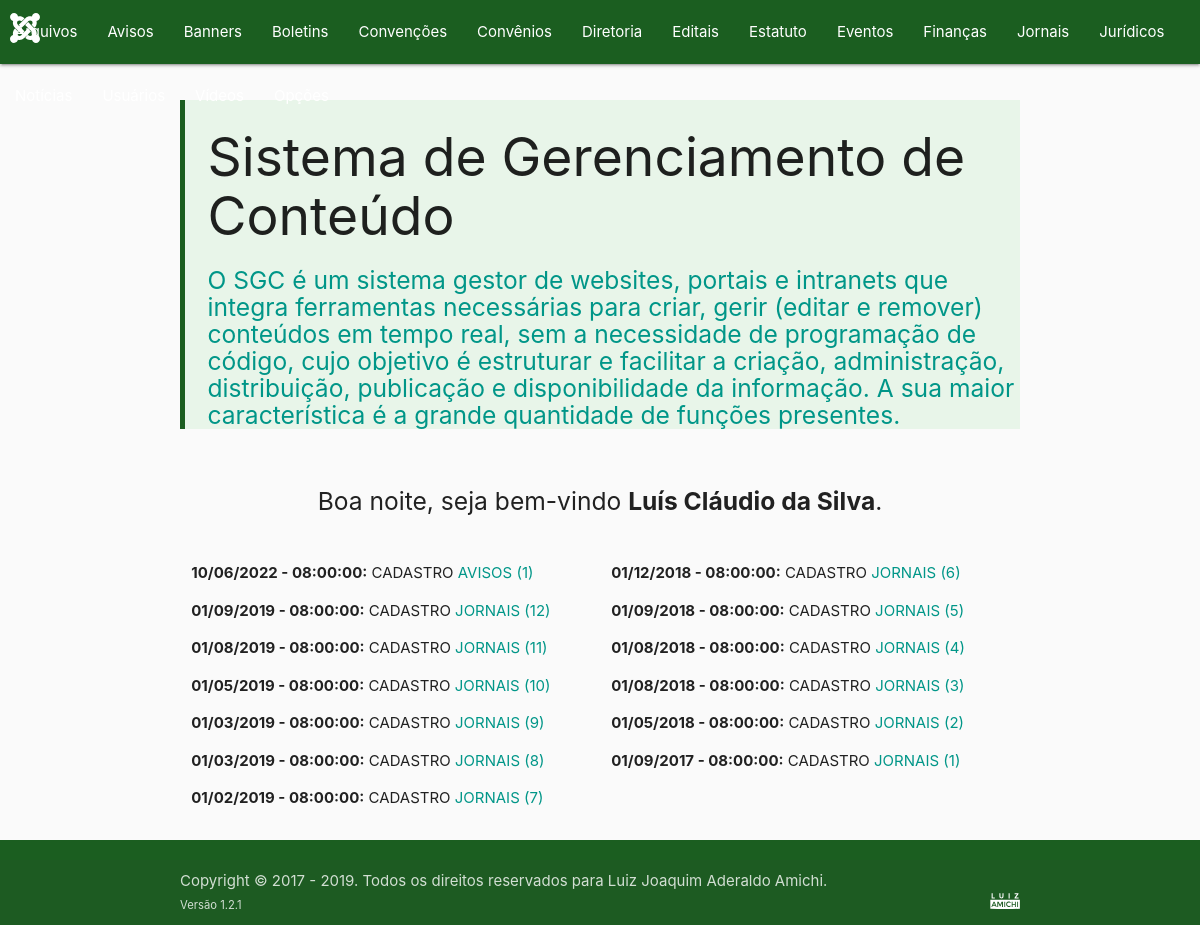
Page /sgc/index.php (signed in) on the committed database.
### tables this page shows
CREATE TABLE IF NOT EXISTS `REGISTROS` (
	`ID` INT NOT NULL AUTO_INCREMENT PRIMARY KEY,
	`OPERACAO` VARCHAR(16) NOT NULL,
	`TABELA` VARCHAR(16) NOT NULL,
	`ERRO` VARCHAR(512) NULL,
	`REGISTRO` INT NOT NULL,
	`USUARIO` INT NOT NULL,
	`DATA` TIMESTAMP NOT NULL DEFAULT CURRENT_TIMESTAMP
);

### sgc/dao.php (called while the page is built, shortened)
<?php
	function greetings(): string {
		$hour = date('H');
		if($hour >= 0 && $hour < 6) {
			$return = 'Boa madrugada';
		}
		elseif($hour >= 6 && $hour < 12) {
			$return = 'Bom dia';
		}
		elseif($hour >= 12 && $hour < 18) {
			$return = 'Boa tarde';
		}
		else {
			$return = 'Boa noite';
		}
		return $return;
	}
	function mysql(int $tries=MYSQL_MAX_TRIES): ?object {
		try {
			$connection = new mysqli(MYSQL_HOST, MYSQL_USER, MYSQL_PASSWORD, MYSQL_SCHEMA);
			$connection->set_charset('utf8');
		}
		catch(Exception $e) {
			$connection = null;
			if($tries >= 1) {
				return mysql(--$tries);
			}
			else {
				mail('suporte@luizamichi.com.br', 'Sinteemar - Erro de conexão SQL', 'HOST: ' . MYSQL_HOST . PHP_EOL . 'USER: ' . MYSQL_USER . PHP_EOL . 'PASSWORD: ' . MYSQL_PASSWORD . PHP_EOL . 'SCHEMA: ' . MYSQL_SCHEMA . PHP_EOL . 'ERRO: ' . $e->getMessage());
			}
		}
		finally {
			return $connection;
		}
	}
	function sqlRead(string $table, string $condition=null, bool $unique=false): array {
		$query = 'SELECT @ROW_NUMBER := @ROW_NUMBER + 1 AS ROWNUM, 1 FIX, ' . $table . '.* FROM ' . $table . ', (SELECT @ROW_NUMBER := 0) AS RN WHERE 1 = 1' . ($condition ? ' AND ' . $condition : '') . ';';
		$rows = [];
		if($execution = sqlQuery($query)) {
			if($execution->num_rows === 1) {
				$rows = $unique ? $execution->fetch_assoc() : [$execution->fetch_assoc()];
			}
			else {
				$rows = $unique ? $execution->fetch_all(MYSQLI_ASSOC)[0] ?? [] : $execution->fetch_all(MYSQLI_ASSOC);
			}
		}
		return $rows;
	}
	function sqlQuery(string $query): mixed {
		if($sql = mysql()) {
			try {
				$result = $sql->query($query);
			}
			catch(Exception $e) {
				mail('suporte@luizamichi.com.br', 'Sinteemar - Erro de consulta SQL', 'CONSULTA: ' . $query . PHP_EOL . 'ERRO: ' . $e->getMessage());
				$result = null;
			}
			finally {
				mysqli_close($sql);
			}
		}
		return $result ?? null;
	}

### sgc/panel.php (the view, shortened to what this page needs)
<!DOCTYPE html>
<html lang="pt-br" style="min-height: 100%; position: relative;">
<head>
	<link href="<?= BASE_URL ?>css/materialize.min.css" rel="stylesheet" type="text/css"/>
	<link href="<?= BASE_URL ?>css/datatables.min.css" rel="stylesheet" type="text/css"/>
	<link href="<?= BASE_URL ?>css/richtext.min.css" rel="stylesheet" type="text/css"/>
	<link href="<?= BASE_URL ?>css/fontawesome.min.css" rel="stylesheet" type="text/css"/>
	<link href="<?= BASE_URL ?>css/dark.css" rel="stylesheet" type="text/css"/>
</head>
<body class="grey lighten-5">
	<nav class="darken-4 green nav-extended">
		<div class="nav-wrapper">
			<a class="brand-logo" href="<?= BASE_URL ?>sgc/panel.php" title="Sistema de Gerenciamento de Conteúdo">
				<img alt="Sistema de Gerenciamento de Conteúdo" loading="lazy" src="<?= BASE_URL ?>img/sgc.svg" style="margin-left: 10px;" width="30"/>
			</a>
			<ul class="hide-on-med-and-down right">
<?php
	foreach(MODELS_TITLES as $m => $model) {
		if(LOGGED_USER[$m] ?? false) {
?>
				<li class="<?= REQUIRED_PAGE === $m ? 'active' : '' ?>">
					<a href="<?= BASE_URL ?>sgc/panel.php?action=LIST&page=<?= $m ?>"><?= $model ?></a>
				</li>
<?php
		}
	}
?>
				<li>
					<a class="dropdown-trigger" data-target="dropdown-menu" href="javascript:void(0)">Opções</a>
				</li>
			</ul>
		</div>
	</nav>
	<div class="container" style="margin-bottom: 100px;">
		<blockquote class="green lighten-5">
			<h2>
				<?= MODELS_TITLES[REQUIRED_PAGE] ?>
			</h2>
			<h5 class="teal-text"><?= REQUIRED_PAGE ? CRUD_SUBTITLE : SYSTEM_DESCRIPTION ?></h5>
		</blockquote>
		<br/>
<?php
	if(!in_array(REQUIRED_PAGE, SYSTEM_MODELS)) {
		$rows = sqlRead(table:'REGISTROS', condition: 'USUARIO = ' . LOGGED_USER['ID'] . ' ORDER BY ID DESC LIMIT 20');
?>
		<h5 class="center-align"><?= greetings() ?>, seja bem-vindo <strong title="Tempo de atividade: <?= substr(number_format(time() - ACTIVE_TIME, 2, '', '.'), 0, -2) ?> segundos"><?= LOGGED_USER['NOME'] ?></strong>.</h5>
		<br/>
		<div class="row">
<?php
		foreach($rows as $r => $row) {
			if(intdiv(count($rows) + 1, 2) === $r || $r === 0) {
?>
			<div class="col m6 s12">
<?php
			}
?>
				<p><strong><?= date('d/m/Y - H:i:s', strtotime($row['DATA'])) ?>:</strong> <?= $row['OPERACAO'] ?> <a class="teal-text" href="<?= BASE_URL ?>sgc/panel.php?action=VIEW&page=<?= $row['TABELA'] ?>&column=ID&value=<?= $row['REGISTRO'] ?>" title="Visualizar registro"><?= $row['TABELA'] . ' (' . $row['REGISTRO'] . ')' ?></a></p>
<?php
			if(intdiv(count($rows) - 1, 2) === $r || count($rows) === $r + 1) {
?>
			</div>
<?php
			}
?>
<?php
		}
?>
		</div>
<?php
	}
?>
	</div>
	<footer class="darken-4 green page-footer" style="bottom: 0; position: absolute; width: 100%; margin: 0;">
		<div class="footer-copyright">
			<div class="container">
				Copyright &copy; 2017 - <?= date('Y') ?>. Todos os direitos reservados para Luiz Joaquim Aderaldo Amichi.
				<br/>
				<small title="Atualização: <?= RELEASE_DATE ?>">Versão <?= SYSTEM_VERSION ?></small>
				<a class="grey-text right text-lighten-4" href="https://luizamichi.com.br" target="_blank" title="Desenvolvido por Luiz Joaquim Aderaldo Amichi">
					<img alt="Luiz Joaquim Aderaldo Amichi" class="mx-2" loading="lazy" src="<?= BASE_URL ?>img/luizamichi.svg" width="30"/>
				</a>
			</div>
		</div>
	</footer>
</body>
</html>

### rows in the picture
registros: DATA "10/06/2022 - 08:00:00", OPERACAO "CADASTRO", TABELA "AVISOS", REGISTRO "1"
registros: DATA "01/09/2019 - 08:00:00", OPERACAO "CADASTRO", TABELA "JORNAIS", REGISTRO "12"
registros: DATA "01/08/2019 - 08:00:00", OPERACAO "CADASTRO", TABELA "JORNAIS", REGISTRO "11"
registros: DATA "01/05/2019 - 08:00:00", OPERACAO "CADASTRO", TABELA "JORNAIS", REGISTRO "10"
registros: DATA "01/03/2019 - 08:00:00", OPERACAO "CADASTRO", TABELA "JORNAIS", REGISTRO "9"
registros: DATA "01/03/2019 - 08:00:00", OPERACAO "CADASTRO", TABELA "JORNAIS", REGISTRO "8"
registros: DATA "01/02/2019 - 08:00:00", OPERACAO "CADASTRO", TABELA "JORNAIS", REGISTRO "7"
registros: DATA "01/12/2018 - 08:00:00", OPERACAO "CADASTRO", TABELA "JORNAIS", REGISTRO "6"
registros: DATA "01/09/2018 - 08:00:00", OPERACAO "CADASTRO", TABELA "JORNAIS", REGISTRO "5"
registros: DATA "01/08/2018 - 08:00:00", OPERACAO "CADASTRO", TABELA "JORNAIS", REGISTRO "4"
registros: DATA "01/08/2018 - 08:00:00", OPERACAO "CADASTRO", TABELA "JORNAIS", REGISTRO "3"
registros: DATA "01/05/2018 - 08:00:00", OPERACAO "CADASTRO", TABELA "JORNAIS", REGISTRO "2"
registros: DATA "01/09/2017 - 08:00:00", OPERACAO "CADASTRO", TABELA "JORNAIS", REGISTRO "1"

### other values in the picture
$model "Arquivos"
$model "Avisos"
$model "Banners"
$model "Boletins"
$model "Convenções"
$model "Convênios"
$model "Diretoria"
$model "Editais"
$model "Estatuto"
$model "Eventos"
$model "Finanças"
$model "Jornais"
$model "Jurídicos"
MODELS_TITLES[REQUIRED_PAGE] "Sistema de Gerenciamento de Conteúdo"
greetings() "Boa noite"
